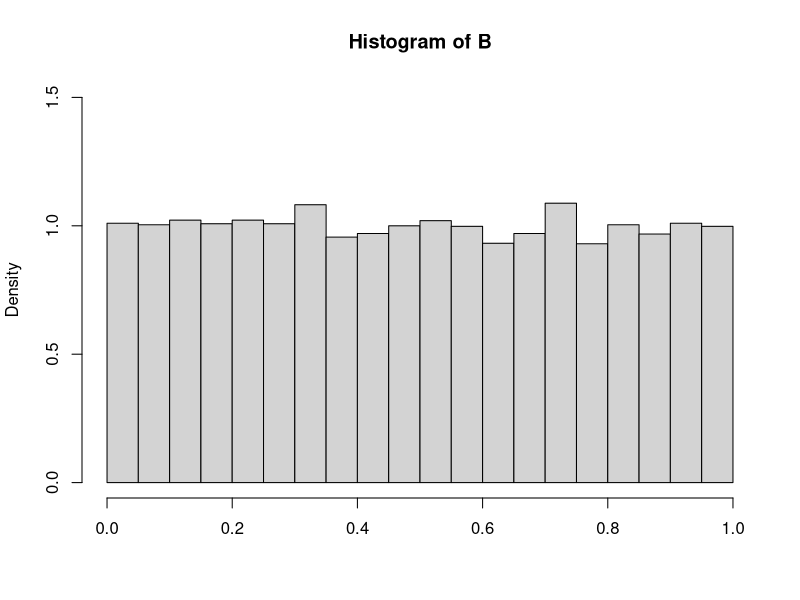
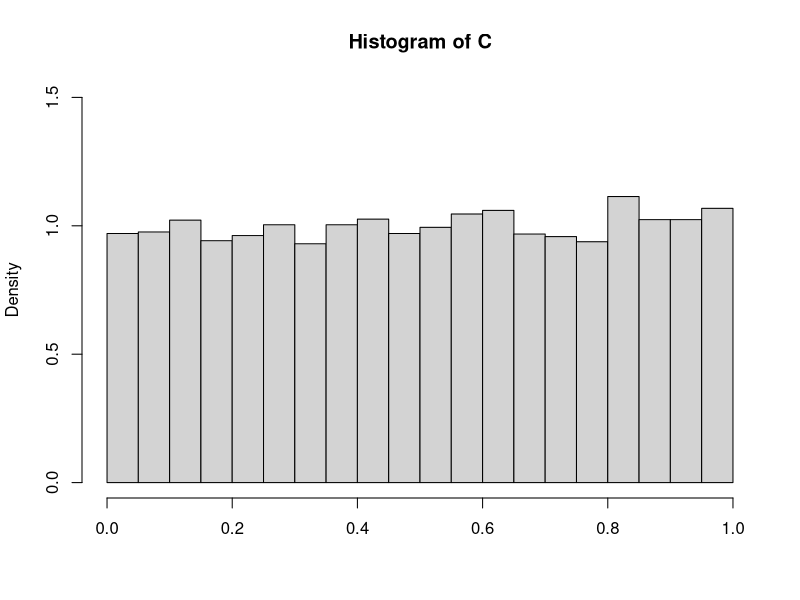
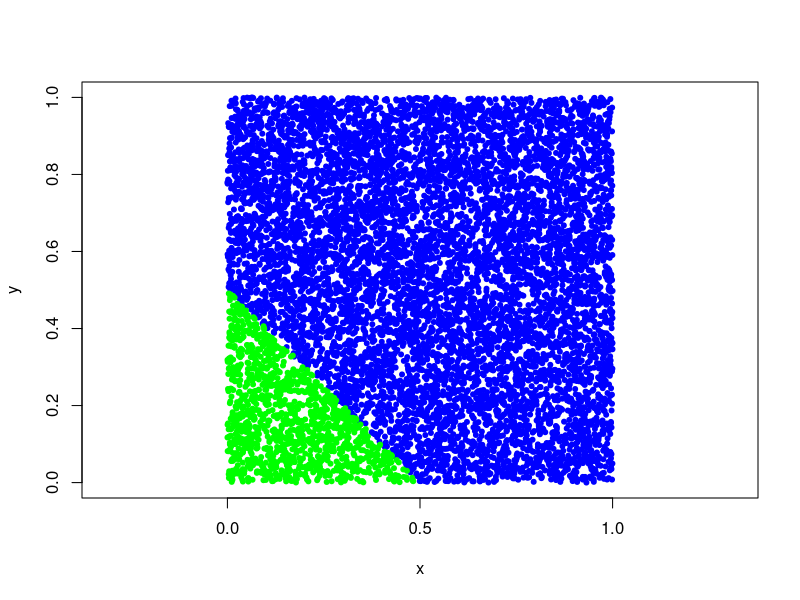
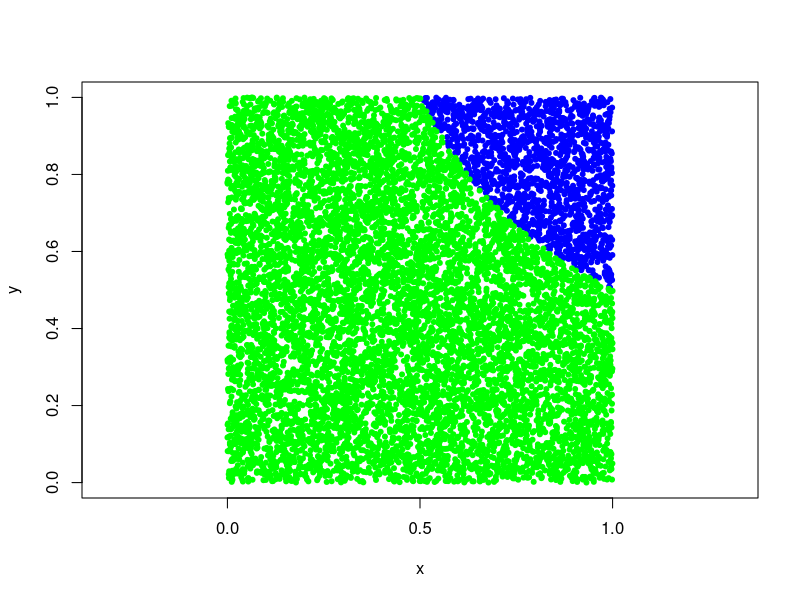
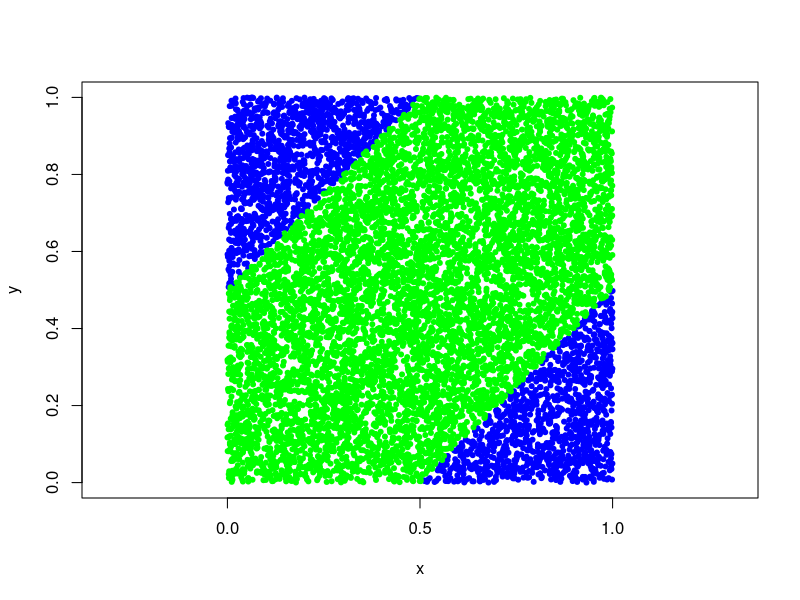
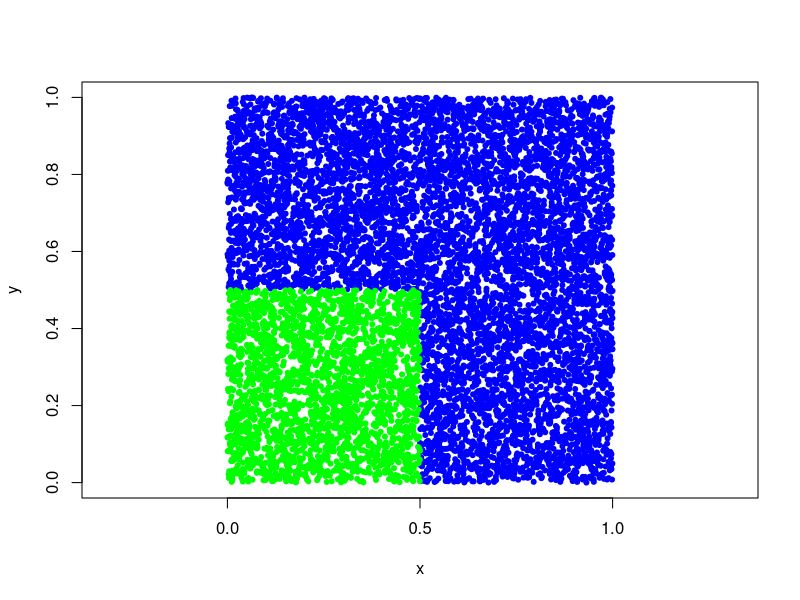
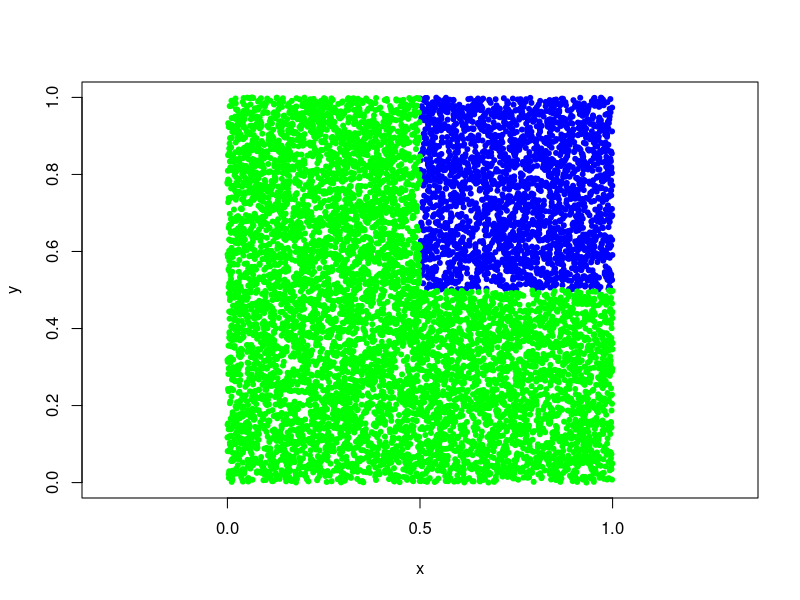
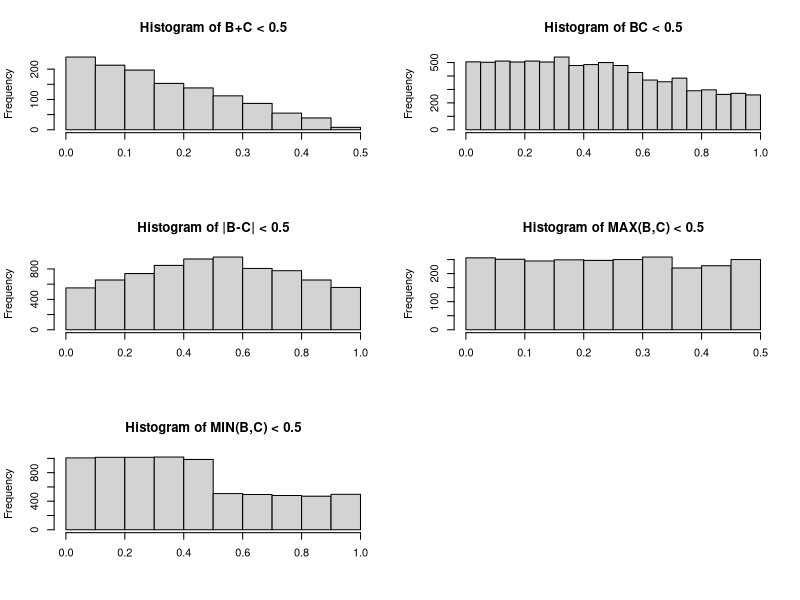

Generate these figures, in order, with R:
## ---- chunk 1
#number of observations
n <- 10000

#generate 10000X2 matrix of random numbers between 0 and 1. 
#matrix will contain 2 vectors bc[,1] = B and bc[,2] = C
bc <- matrix(runif(2*n, min=0, max=1), ncol=2)

#draw histogram of B to check skewness
hist(bc[,1], prob=TRUE, ylim=c(0,1.5), main = 'Histogram of B', xlab = '')

## ---- chunk 2
#draw histogram of C to check skewness
hist(bc[,2], prob=TRUE, ylim=c(0,1.5), main = 'Histogram of C', xlab = '')
## ---- chunk 3
#create a function to check if sum is less than 0.5
sumCoordinates <- function(x,y){return(x + y<0.5)}

#get true if sum of the coordinates is less than 0.5
outputbplusc <- sumCoordinates(bc[,1], bc[,2])

plot(x=bc[!outputbplusc,1], y=bc[!outputbplusc,2], xlab="x", ylab="y", col='blue', pch=20, xlim=c(0,1), ylim=c(0,1), asp=1)
points(bc[outputbplusc,1], bc[outputbplusc,2], col='green', pch=20)
## ---- chunk 4
#for a sample of 10000 rows check number of coordinates sum is less than 0.5
#since output holds true or false values, it returns only true values
positives <- length(bc[outputbplusc,1])

#probability
prob <- positives/n
## ---- chunk 5
#create a function to check if sum is less than 0.5
prodCoordinates <- function(x,y){return((x * y)<0.5)}

#get true if sum of the coordinates is less than 0.5
outputbtimesc <- prodCoordinates(bc[,1], bc[,2])

plot(x=bc[!outputbtimesc,1], y=bc[!outputbtimesc,2], xlab="x", ylab="y", col='blue', pch=20, xlim=c(0,1), ylim=c(0,1), asp=1)
points(bc[outputbtimesc,1], bc[outputbtimesc,2], col='green', pch=20)
## ---- chunk 6
#for a sample of 10000 rows check number of coordinates sum is less than 0.5
#since output holds true or false values, it returns only true values
positives <- length(bc[outputbtimesc,1])

#probability
prob <- positives/n
## ---- chunk 7
#create a function to check if sum is less than 0.5
diffCoordinates <- function(x,y){return(abs(x - y)<0.5)}

#get true if sum of the coordinates is less than 0.5
outputabsbminusc <- diffCoordinates(bc[,1], bc[,2])

plot(x=bc[!outputabsbminusc,1], y=bc[!outputabsbminusc,2], xlab="x", ylab="y", col='blue', pch=20, xlim=c(0,1), ylim=c(0,1), asp=1)
points(bc[outputabsbminusc,1], bc[outputabsbminusc,2], col='green', pch=20)
## ---- chunk 8
#for a sample of 10000 rows check number of coordinates sum is less than 0.5
#since output holds true or false values, it returns only true values
positives <- length(bc[outputabsbminusc,1])

#probability
prob <- positives/n
## ---- chunk 9
#create a function to check if sum is less than 0.5
maxCoordinates <- function(x,y){return(max(x, y)<0.5)}

outputmaxbc <- rep(TRUE, n)
#get true if sum of the coordinates is less than 0.5
for (i in 1:n){
  outputmaxbc[i] <- maxCoordinates(bc[i,1], bc[i,2])
}


plot(x=bc[!outputmaxbc,1], y=bc[!outputmaxbc,2], xlab="x", ylab="y", col='blue', pch=20, xlim=c(0,1), ylim=c(0,1), asp=1)
points(bc[outputmaxbc,1], bc[outputmaxbc,2], col='green', pch=20)
## ---- chunk 10
#for a sample of 10000 rows check number of coordinates sum is less than 0.5
#since output holds true or false values, it returns only true values
positives <- length(bc[outputmaxbc,1])

#probability
prob <- positives/n
## ---- chunk 11
#create a function to check if sum is less than 0.5
minCoordinates <- function(x,y){return(min(x, y)<0.5)}

outputminbc <- rep(TRUE, n)
#get true if sum of the coordinates is less than 0.5
for (i in 1:n){
  outputminbc[i] <- minCoordinates(bc[i,1], bc[i,2])
}


plot(x=bc[!outputminbc,1], y=bc[!outputminbc,2], xlab="x", ylab="y", col='blue', pch=20, xlim=c(0,1), ylim=c(0,1), asp=1)
points(bc[outputminbc,1], bc[outputminbc,2], col='green', pch=20)
## ---- chunk 12
#for a sample of 10000 rows check number of coordinates sum is less than 0.5
#since output holds true or false values, it returns only true values
positives <- length(bc[outputminbc,1])

#probability
prob <- positives/n
## ---- chunk 13
par(mfrow=c(3,2))
hist(bc[outputbplusc,1],main = 'Histogram of B+C < 0.5', xlab = '')
hist(bc[outputbtimesc,1],main = 'Histogram of BC < 0.5', xlab = '')
hist(bc[outputabsbminusc,1],main = 'Histogram of |B-C| < 0.5', xlab = '')
hist(bc[outputmaxbc,1],main = 'Histogram of MAX(B,C) < 0.5', xlab = '')
hist(bc[outputminbc,1],main = 'Histogram of MIN(B,C) < 0.5', xlab = '')
